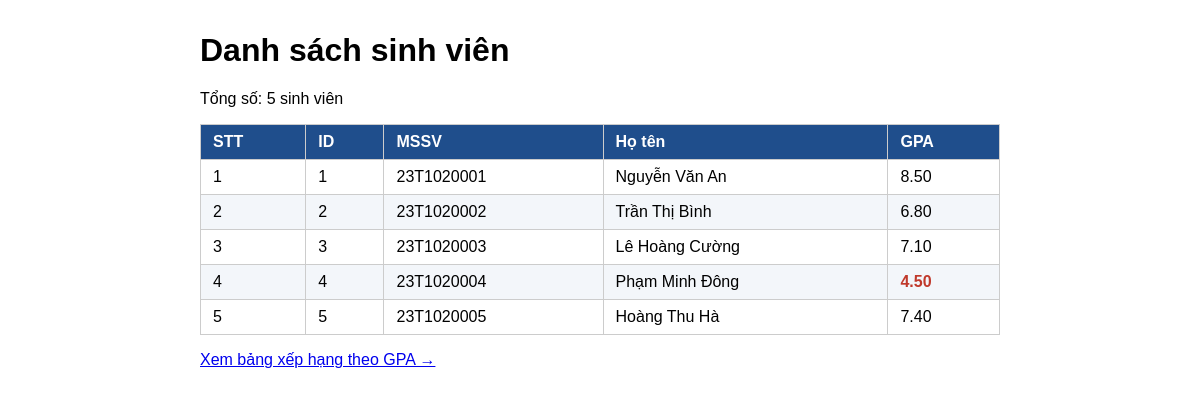
The page / on the database its author committed.
### app.py (models this page shows, shortened)
class Student(db.Model):
    id: Mapped[int] = mapped_column(primary_key=True)
    mssv: Mapped[str] = mapped_column(String(10), unique=True)
    name: Mapped[str] = mapped_column(String(100))
    gpa: Mapped[float] = mapped_column(default=0.0)

### app.py (the view)
@app.get("/")
def students():
    all_students = db.session.scalars(
        db.select(Student).order_by(Student.mssv)
    ).all()
    return render_template("students.html", students=all_students)

### templates/students.html (shortened to what this page needs)
{% extends "base.html" %}
{% block content %}
<h1>Danh sách sinh viên</h1>
<p>Tổng số: {{ students|length }} sinh viên</p>
<table>
  <thead>
    <tr>
      <th>STT</th>
      <th>ID</th>
      <th>MSSV</th>
      <th>Họ tên</th>
      <th>GPA</th>
    </tr>
  </thead>
  <tbody>
    {% for s in students %}
    <tr>
      <td>{{ loop.index }}</td>
      <td>{{ s.id }}</td>
      <td>{{ s.mssv }}</td>
      <td>{{ s.name }}</td>
      <td {% if s.gpa < 5 %}class="low"{% endif %}>{{ "%.2f"|format(s.gpa) }}</td>
    </tr>
    {% else %}
    <tr>
      <td colspan="5">Chưa có sinh viên nào. Mở <a href="/them-mau">/them-mau</a> để thêm dữ liệu mẫu.</td>
    </tr>
    {% endfor %}
  </tbody>
</table>
<p><a href="/bang-sinh-vien">Xem bảng xếp hạng theo GPA →</a></p>
{% endblock %}

### templates/base.html (shortened to what this page needs)
<!doctype html>
<html lang="vi">
<head>
</head>
<body>
  {% block content %}{% endblock %}
</body>
</html>

### templates/base.html (style rules this page uses)
body { font-family: Arial, sans-serif; max-width: 800px; margin: 2rem auto; padding: 0 1rem; }
table { border-collapse: collapse; width: 100%; }
th, td { border: 1px solid #ccc; padding: 8px 12px; text-align: left; }
th { background: #1f4e8c; color: #fff; }
tr:nth-child(even) { background: #f3f6fa; }
.low { color: #c0392b; font-weight: bold; }

### rows shown on the page
Student: id "1", mssv "23T1020001", name "Nguyễn Văn An", gpa "8.50"
Student: id "2", mssv "23T1020002", name "Trần Thị Bình", gpa "6.80"
Student: id "3", mssv "23T1020003", name "Lê Hoàng Cường", gpa "7.10"
Student: id "4", mssv "23T1020004", name "Phạm Minh Đông", gpa "4.50"
Student: id "5", mssv "23T1020005", name "Hoàng Thu Hà", gpa "7.40"

### other values the page prints
{{ students|length }} "5"
